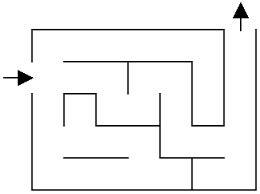
#> input picture maze solver/maze2.png, 260 x 194 px, found by its file name
$ python solver.py
#> lines starting #> are read from the running program, lines starting #| are printed output that depends on the picture; after the words box and inside, x2 and y2 are one past the last pixel; in counts of white or black regions, pixels touching at a corner belong together
### maze solver/testing/helperFunctions.py
import numpy as np

# [9 lines left out: function expand, not called in this run]

def expand_black_area(image, iderations):
    x_max, y_max = np.shape(image)
    x_max -= 1
    y_max -= 1
    for i in range(iderations):
        original = np.copy(image)
        for pixal in np.ndenumerate(image):
            x = pixal[0][0]
            y = pixal[0][1]
            for x_shift, y_shift in [(0,1), (1,1), (1,0), (1,-1), (0,-1), (-1,-1), (-1,0), (-1,1)]:
                if((0 > x + x_shift) or  (x + x_shift) > x_max or (0 > y + y_shift) or (y + y_shift) > y_max):
                    pass
                elif (original[x+x_shift,y+y_shift] == 0):
                    image[x,y] = 0
    return image


### maze solver/testing/solver.py
import os
import cv2
import numpy as np
from PIL import Image
from testing.helperFunctions import *

FILE_NAME = "maze2"
FILE_TYPE = ".png"
im_gray = np.array(Image.open(FILE_NAME + FILE_TYPE).convert('L'))

maxval = 255
thresh = 128
print("Making Temp File")
try:
    os.mkdir("./TEMP")
except OSError as error:
    print(error)

print("Binarizing Image")
im_bin = (im_gray > thresh) * maxval
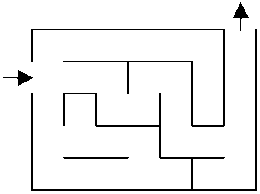
#> im_bin: shape (194, 260) int64; 94.4% white; black in thin lines or dots
print("\tDone Binarizing")

print("Cropping Image")
x, y = np.shape(im_bin)
#> x = 194; y = 260
top_padding = left_padding = 0
right_padding = x - 1
#> right_padding = 193
bottom_padding = y - 1
#> bottom_padding = 259
while (im_bin[int(x/2)][top_padding]):
    top_padding += 1
#> this loop made 31 passes
#> after the loop, top_padding = 31
while (im_bin[left_padding][int(y/2)]):
    left_padding += 1
#> this loop made 29 passes
#> after the loop, left_padding = 29
while (im_bin[int(x/2)][bottom_padding]):
    bottom_padding -= 1
#> this loop made 3 passes
#> bottom_padding on passes 1 to 3: 258, 257, 256
#> after the loop, bottom_padding = 256
while (im_bin[right_padding][int(y/2)]):
    right_padding -= 1
#> this loop made 3 passes
#> right_padding on passes 1 to 3: 192, 191, 190
#> after the loop, right_padding = 190
Image.fromarray(np.uint8(im_bin[left_padding:right_padding, top_padding:bottom_padding])).save("./TEMP/" + FILE_NAME + '_BINARIZED' + FILE_TYPE)
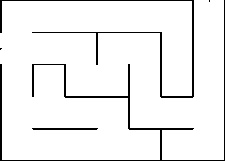
#> saved as maze2_BINARIZED.png: PIL image 225x161 L; 94.1% white; black in thin lines or dots

cropped_img = im_bin[left_padding:right_padding, top_padding:bottom_padding]
#> cropped_img: shape (161, 225) int64; 94.1% white; black in thin lines or dots
print("\tDone Cropping")

print("Expanding the binerized image")
expanded = expand_black_area(cropped_img,3)
#> the loop in expand_black_area, `for i in range(iderations):` made 3 passes
#> pass 2, in expand_black_area, `original = np.copy(image)`:
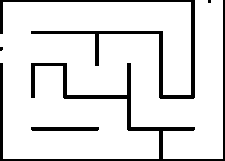
#> original: shape (161, 225) int64; 88% white; 5 black regions (2 under 20 px), largest, box (x1, y1, x2, y2) and area: (0, 0, 225, 161) 2301, (0, 0, 195, 99) 1768, (31, 127, 99, 131) 270
#> pass 3, in expand_black_area, `original = np.copy(image)`:
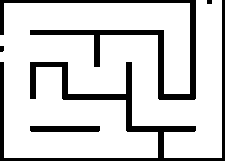
#> original: shape (161, 225) int64; 81.8% white; 5 black regions, box (x1, y1, x2, y2) and area: (0, 0, 225, 161) 3418, (0, 0, 196, 100) 2704, (30, 126, 100, 132) 418, (0, 46, 4, 52) 23, (207, 0, 212, 4) 20
#> after the loop in expand_black_area, `for i in range(iderations):`:
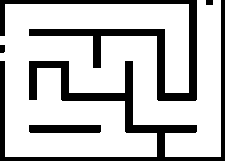
#> image: shape (161, 225) int64; 75.6% white; 5 black regions, box (x1, y1, x2, y2) and area: (0, 0, 225, 161) 4533, (0, 0, 197, 101) 3642, (29, 125, 101, 133) 574, (0, 45, 5, 53) 39, (206, 0, 213, 5) 35
cv2.imwrite("./TEMP/" + FILE_NAME + '_BINARIZED_EXPANDED' + FILE_TYPE, expanded)
print("\tDone Expanding")

print("Removeing small blobs")
#find all your connected components (white blobs in your image)
expanded = (expanded/255)
#> (the run stopped early here; a loop or call above may not have finished)
